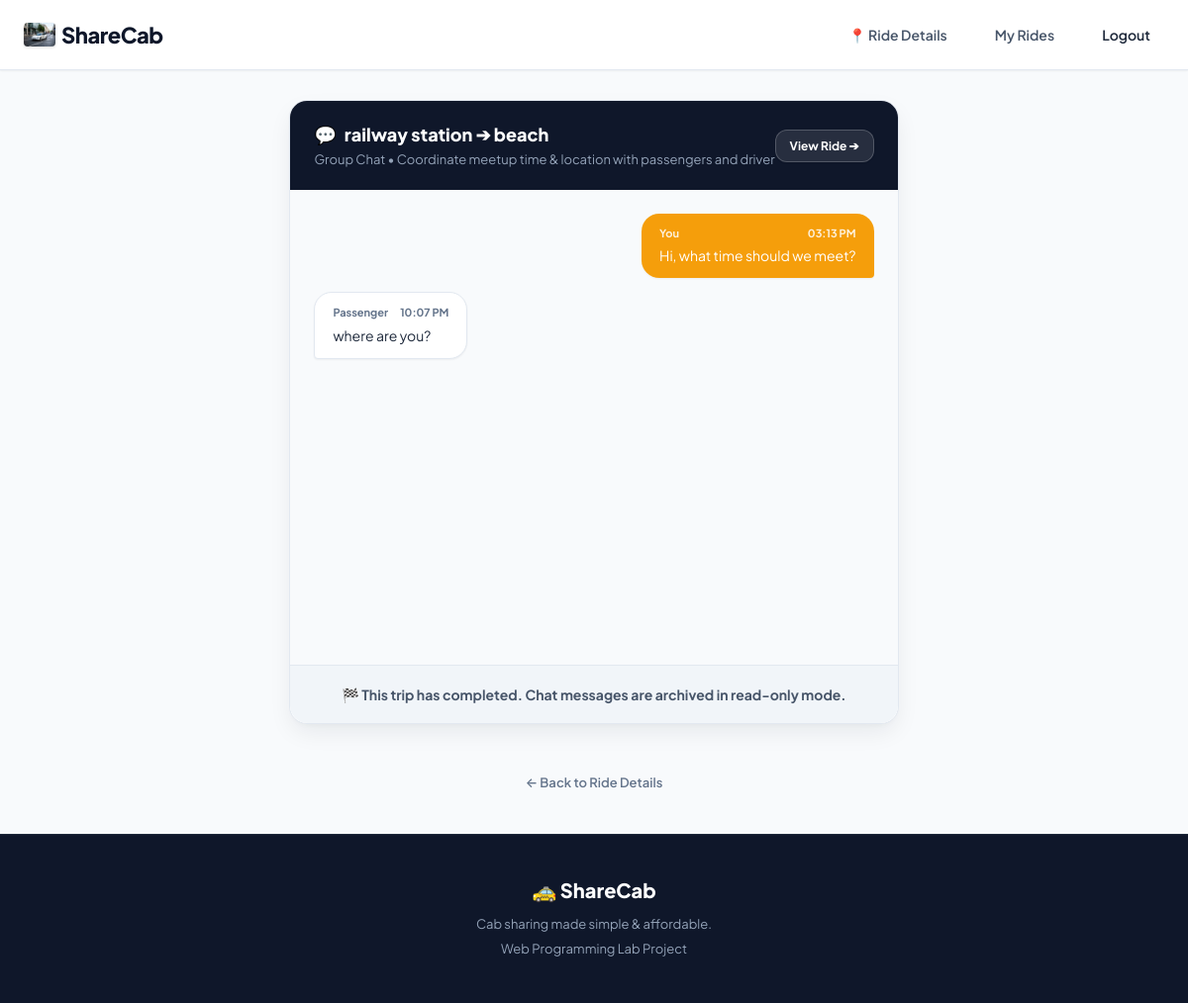
The page /chat/chat.php?ride_id=1 (signed in) on the database its author committed.
### tables this page shows
CREATE TABLE `rides` (
  `id` int(11) NOT NULL AUTO_INCREMENT,
  `created_by` int(11) NOT NULL,
  `source` varchar(150) NOT NULL,
  `destination` varchar(150) NOT NULL,
  `ride_date` date NOT NULL,
  `ride_time` time NOT NULL,
  `max_seats` int(11) NOT NULL,
  `fare` decimal(10,2) NOT NULL,
  `status` varchar(20) DEFAULT 'open',
  `created_at` timestamp NOT NULL DEFAULT current_timestamp(),
  PRIMARY KEY (`id`),
  KEY `created_by` (`created_by`),
  CONSTRAINT `rides_ibfk_1` FOREIGN KEY (`created_by`) REFERENCES `users` (`id`)
);

CREATE TABLE `messages` (
  `id` int(11) NOT NULL AUTO_INCREMENT,
  `ride_id` int(11) NOT NULL,
  `user_id` int(11) DEFAULT NULL,
  `driver_id` int(11) DEFAULT NULL,
  `sender_type` enum('user','driver') DEFAULT 'user',
  `message` text NOT NULL,
  `sent_at` timestamp NOT NULL DEFAULT current_timestamp(),
  PRIMARY KEY (`id`),
  KEY `ride_id` (`ride_id`),
  KEY `user_id` (`user_id`),
  CONSTRAINT `messages_ibfk_1` FOREIGN KEY (`ride_id`) REFERENCES `rides` (`id`) ON DELETE CASCADE
);

### chat/chat.php (the view, shortened to what this page needs)
<?php
require_once "../config/database.php";
$is_driver = isset($_SESSION["driver_id"]);
$is_user = isset($_SESSION["user_id"]);
$ride_id = intval($_GET["ride_id"]);
$user_id = $is_user ? $_SESSION["user_id"] : null;
$driver_id = $is_driver ? $_SESSION["driver_id"] : null;
$ride_stmt = $conn->prepare("SELECT id, source, destination, created_by, status FROM rides WHERE id = ?");
$ride_stmt->bind_param("i", $ride_id);
$ride_stmt->execute();
$ride_res = $ride_stmt->get_result();
$ride = $ride_res->fetch_assoc();
$msg_query = "
    SELECT messages.id,
           messages.user_id,
           messages.driver_id,
           messages.sender_type,
           messages.message,
           messages.sent_at,
           CASE
               WHEN messages.sender_type = 'driver' THEN drivers.name
               ELSE users.name
           END AS sender_name
    FROM messages
    LEFT JOIN users ON messages.user_id = users.id
    LEFT JOIN drivers ON messages.driver_id = drivers.id
    WHERE messages.ride_id = ?
    ORDER BY messages.sent_at ASC
";
$stmt = $conn->prepare($msg_query);
$stmt->bind_param("i", $ride_id);
$stmt->execute();
$result = $stmt->get_result();
$back_url = $is_driver ? "../driver/dashboard.php" : "../rides/ride_details.php?id=" . $ride_id;
?>
<!DOCTYPE html>
<html lang="en">
<head>
    <link rel="stylesheet" href="../css/style.css">
</head>
<body>
    <nav class="navbar">
        <div class="nav-container">
            <div class="logo">
                <a href="<?php echo $back_url; ?>" style="display: flex; align-items: center;">
                    <img src="../img/sharecab_car.jpg" alt="ShareCab Car" class="brand-logo-img">
                    ShareCab <?php if ($is_driver): ?><span class="badge" style="background: #10b981; color: white;">Driver</span><?php endif; ?>
                </a>
            </div>
            <div class="nav-links">
                <?php if ($is_driver): ?>
                    <a href="../driver/dashboard.php">Driver Dashboard</a>
                    <a href="../auth/driver_logout.php" class="nav-login">Logout</a>
                <?php else: ?>
                    <a href="../rides/ride_details.php?id=<?php echo $ride_id; ?>">📍 Ride Details</a>
                    <a href="../rides/my_rides.php">My Rides</a>
                    <a href="../auth/logout.php" class="nav-login">Logout</a>
                <?php endif; ?>
            </div>
        </div>
    </nav>
    <div class="chat-container">
        <div class="chat-header">
            <div>
                <h1>
                    <span>💬</span>
                    <span><?php echo htmlspecialchars($ride["source"]); ?> ➔ <?php echo htmlspecialchars($ride["destination"]); ?></span>
                </h1>
                <p style="font-size: 13px; color: var(--slate-400); margin: 0;">
                    Group Chat &bull; Coordinate meetup time & location with passengers and driver
                </p>
            </div>
            <a href="<?php echo $back_url; ?>" class="btn-secondary" style="font-size: 12px; padding: 6px 14px; background: rgba(255,255,255,0.1); color: #fff; border-color: rgba(255,255,255,0.2);">
                <?php echo $is_driver ? '← Dashboard' : 'View Ride ➔'; ?>
            </a>
        </div>
        <div class="chat-box" id="chatBox">
            <?php if ($result && $result->num_rows > 0): ?>
                <?php while ($msg = $result->fetch_assoc()):
                    $is_self = false;
                    if ($is_driver && $msg["sender_type"] === 'driver' && $msg["driver_id"] == $driver_id) {
                        $is_self = true;
                    } elseif ($is_user && $msg["sender_type"] === 'user' && $msg["user_id"] == $user_id) {
                        $is_self = true;
                    }
                    $is_msg_from_driver = ($msg["sender_type"] === 'driver');
                ?>
                    <div class="chat-message <?php echo $is_self ? 'self' : 'other'; ?>">
                        <div class="chat-meta">
                            <strong>
                                <?php if ($is_msg_from_driver): ?>
                                    🚗 Driver: <?php echo htmlspecialchars($msg["sender_name"] ?: "Assigned Driver"); ?>
                                <?php else: ?>
                                    <?php echo $is_self ? 'You' : htmlspecialchars($msg["sender_name"] ?: "Passenger"); ?>
                                <?php endif; ?>
                            </strong>
                            <span><?php echo date("h:i A", strtotime($msg["sent_at"])); ?></span>
                        </div>
                        <p><?php echo nl2br(htmlspecialchars($msg["message"])); ?></p>
                    </div>
                <?php endwhile; ?>
            <?php endif; ?>
        </div>
        <?php if ($ride["status"] === "completed"): ?>
            <div style="background: var(--slate-100); border-top: 1px solid var(--slate-200); padding: 18px; text-align: center; color: var(--slate-600); font-size: 14px; font-weight: 700; border-radius: 0 0 var(--radius-lg) var(--radius-lg);">
                🏁 This trip has completed. Chat messages are archived in read-only mode.
            </div>
        <?php endif; ?>
    </div>
    <div style="text-align: center; margin: 15px auto 40px auto;">
        <a href="<?php echo $back_url; ?>" style="font-size: 13px; color: var(--slate-500); font-weight: 600;">
            ← Back to <?php echo $is_driver ? 'Driver Dashboard' : 'Ride Details'; ?>
        </a>
    </div>
    <footer>
        <div class="footer-container">
            <h3>🚕 ShareCab</h3>
            <p>Cab sharing made simple & affordable.</p>
            <p>Web Programming Lab Project</p>
        </div>
    </footer>
</body>
</html>

### css/style.css (style rules this page uses)
:root { --primary: #f59e0b; --primary-hover: #d97706; --primary-light: #fef3c7; --primary-glow: rgba(245, 158, 11, 0.25); --slate-900: #0f172a; --slate-800: #1e293b; --slate-700: #334155; --slate-600: #475569; --slate-500: #64748b; --slate-400: #94a3b8; --slate-200: #e2e8f0; --slate-100: #f1f5f9; --slate-50: #f8fafc; --success: #10b981; --success-bg: #ecfdf5; --danger: #ef4444; --danger-bg: #fef2f2; --info: #3b82f6; --info-bg: #eff6ff; --bg-body: #f8fafc; --surface: #ffffff; --surface-elevated: #ffffff; --radius-sm: 8px; --radius-md: 12px; --radius-lg: 18px; --radius-full: 9999px; --shadow-sm: 0 1px 2px 0 rgba(0, 0, 0, 0.05); --shadow-md: 0 4px 6px -1px rgba(0, 0, 0, 0.06), 0 2px 4px -2px rgba(0, 0, 0, 0.04); --shadow-lg: 0 10px 25px -3px rgba(15, 23, 42, 0.08), 0 4px 6px -4px rgba(15, 23, 42, 0.04); --shadow-hover: 0 20px 30px -4px rgba(15, 23, 42, 0.12); --transition: all 0.25s cubic-bezier(0.4, 0, 0.2, 1); }
* { margin: 0; padding: 0; box-sizing: border-box; }
body { font-family: 'Plus Jakarta Sans', system-ui, -apple-system, sans-serif; background-color: var(--bg-body); color: var(--slate-800); line-height: 1.6; -webkit-font-smoothing: antialiased; display: flex; flex-direction: column; min-height: 100vh; }
a { color: inherit; text-decoration: none; transition: var(--transition); }
.navbar { width: 100%; position: sticky; top: 0; z-index: 1000; background: rgba(255, 255, 255, 0.92); backdrop-filter: blur(14px); -webkit-backdrop-filter: blur(14px); border-bottom: 1px solid var(--slate-200); box-shadow: var(--shadow-sm); }
.nav-container { max-width: 1200px; margin: 0 auto; padding: 16px 24px; display: flex; justify-content: space-between; align-items: center; }
.logo { font-size: 22px; font-weight: 800; letter-spacing: -0.5px; color: var(--slate-900); display: flex; align-items: center; gap: 8px; }
.brand-logo-img { width: 32px; height: 24px; border-radius: 4px; object-fit: cover; margin-right: 6px; vertical-align: middle; box-shadow: 0 1px 3px rgba(0,0,0,0.15); }
.nav-links { display: flex; align-items: center; gap: 20px; }
.nav-links a { font-weight: 600; font-size: 14px; color: var(--slate-600); padding: 8px 14px; border-radius: var(--radius-sm); }
.nav-login { background: transparent; border: 1px solid var(--slate-300); color: var(--slate-800) !important; }
.btn-secondary { display: inline-flex; align-items: center; justify-content: center; gap: 8px; padding: 14px 28px; background: var(--surface); color: var(--slate-800); font-size: 15px; font-weight: 700; border: 1px solid var(--slate-200); border-radius: var(--radius-md); box-shadow: var(--shadow-sm); transition: var(--transition); }
.chat-container { max-width: 860px; margin: 30px auto; background: var(--surface); border-radius: var(--radius-lg); border: 1px solid var(--slate-200); box-shadow: var(--shadow-lg); overflow: hidden; }
.chat-header { background: var(--slate-900); color: #ffffff; padding: 20px 24px; display: flex; justify-content: space-between; align-items: center; }
.chat-header h1 { font-size: 18px; font-weight: 800; display: flex; align-items: center; gap: 8px; }
.chat-box { background: #f8fafc; height: 480px; overflow-y: auto; padding: 24px; display: flex; flex-direction: column; gap: 14px; }
.chat-message { max-width: 70%; padding: 12px 18px; border-radius: 18px; font-size: 14px; line-height: 1.5; position: relative; box-shadow: var(--shadow-sm); }
.chat-message.self { align-self: flex-end; background: linear-gradient(135deg, var(--primary) 0%, #f59e0b 100%); color: #ffffff; border-bottom-right-radius: 4px; }
.chat-message.other { align-self: flex-start; background: #ffffff; border: 1px solid var(--slate-200); color: var(--slate-800); border-bottom-left-radius: 4px; }
.chat-meta { font-size: 11px; font-weight: 700; margin-bottom: 4px; display: flex; justify-content: space-between; gap: 12px; }
.chat-message.self .chat-meta { color: rgba(255, 255, 255, 0.85); }
.chat-message.other .chat-meta { color: var(--slate-500); }
footer { margin-top: auto; padding: 40px 24px; text-align: center; background: var(--slate-900); color: #ffffff; border-top: 1px solid var(--slate-800); }
.footer-container { max-width: 1200px; margin: 0 auto; }
footer h3 { font-size: 20px; font-weight: 800; margin-bottom: 8px; }
footer p { color: var(--slate-400); font-size: 13px; margin: 4px 0; }

### rows shown on the page
rides: source "railway station", destination "beach"
messages: sender_type "You", sent_at "03:13 PM", message "Hi, what time should we meet?"
messages: sender_name "Passenger", sent_at "10:07 PM", message "where are you?"
